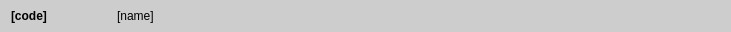
<?xml version="1.0" encoding="UTF-8"?>
<ui version="4.0">
 <class>ProductDetailWidget</class>
 <widget class="QWidget" name="ProductDetailWidget">
  <property name="geometry">
   <rect>
    <x>0</x>
    <y>0</y>
    <width>731</width>
    <height>32</height>
   </rect>
  </property>
  <property name="palette">
   <palette>
    <active>
     <colorrole role="Base">
      <brush brushstyle="SolidPattern">
       <color alpha="255">
        <red>255</red>
        <green>255</green>
        <blue>255</blue>
       </color>
      </brush>
     </colorrole>
     <colorrole role="Window">
      <brush brushstyle="SolidPattern">
       <color alpha="255">
        <red>205</red>
        <green>205</green>
        <blue>205</blue>
       </color>
      </brush>
     </colorrole>
    </active>
    <inactive>
     <colorrole role="Base">
      <brush brushstyle="SolidPattern">
       <color alpha="255">
        <red>255</red>
        <green>255</green>
        <blue>255</blue>
       </color>
      </brush>
     </colorrole>
     <colorrole role="Window">
      <brush brushstyle="SolidPattern">
       <color alpha="255">
        <red>205</red>
        <green>205</green>
        <blue>205</blue>
       </color>
      </brush>
     </colorrole>
    </inactive>
    <disabled>
     <colorrole role="Base">
      <brush brushstyle="SolidPattern">
       <color alpha="255">
        <red>205</red>
        <green>205</green>
        <blue>205</blue>
       </color>
      </brush>
     </colorrole>
     <colorrole role="Window">
      <brush brushstyle="SolidPattern">
       <color alpha="255">
        <red>205</red>
        <green>205</green>
        <blue>205</blue>
       </color>
      </brush>
     </colorrole>
    </disabled>
   </palette>
  </property>
  <property name="windowTitle">
   <string>Form</string>
  </property>
  <property name="autoFillBackground">
   <bool>true</bool>
  </property>
  <layout class="QHBoxLayout" name="horizontalLayout">
   <property name="topMargin">
    <number>6</number>
   </property>
   <property name="bottomMargin">
    <number>6</number>
   </property>
   <item>
    <widget class="QLabel" name="CodeLabel">
     <property name="minimumSize">
      <size>
       <width>100</width>
       <height>0</height>
      </size>
     </property>
     <property name="font">
      <font>
       <weight>75</weight>
       <bold>true</bold>
      </font>
     </property>
     <property name="text">
      <string>[code]</string>
     </property>
    </widget>
   </item>
   <item>
    <widget class="QLabel" name="NameLabel">
     <property name="text">
      <string>[name]</string>
     </property>
    </widget>
   </item>
   <item>
    <spacer name="horizontalSpacer">
     <property name="orientation">
      <enum>Qt::Horizontal</enum>
     </property>
     <property name="sizeHint" stdset="0">
      <size>
       <width>40</width>
       <height>20</height>
      </size>
     </property>
    </spacer>
   </item>
  </layout>
 </widget>
 <resources/>
 <connections/>
</ui>
